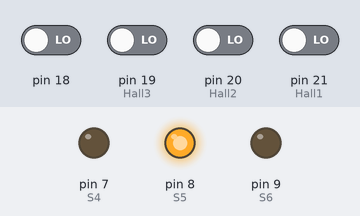
A sketch run on a simulated Arduino Mega 2560, built with avr-gcc and run on an emulated ATmega2560. Parts: output pins drawn as LEDs (lit = HIGH). Inputs (shaded band) come from the test bench; at power-on: pin 18, pin 19 (Hall3), pin 20 (Hall2), pin 21 (Hall1) LOW. Pins used as bus, display or sensor lines are not drawn.

Above: at 1.2 s.
1.3 s: pin 20 (Hall2) driven HIGH
At 2.3 s:
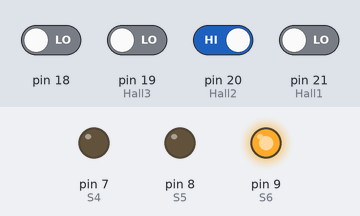
2.8 s: pin 19 (Hall3) driven HIGH
At 3.4 s:
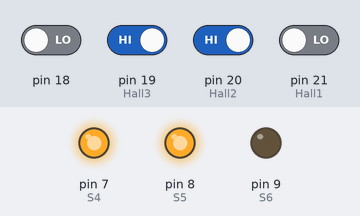
4.3 s: pin 19 (Hall3) driven LOW
At 4.6 s:
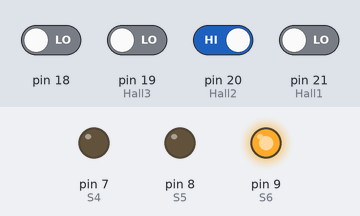
5.8 s: pin 21 (Hall1) driven HIGH
At 6.9 s:
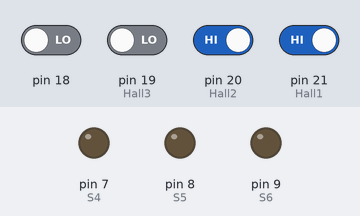
7.3 s: pin 20 (Hall2) driven LOW
At 8.1 s:
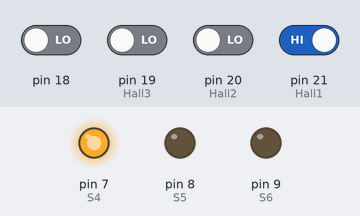
8.8 s: pin 21 (Hall1) driven LOW
At 9.2 s:
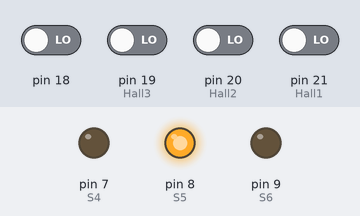
Timing chart, 0 to 11.3 s (numbered marks = the images above; inputs shaded):
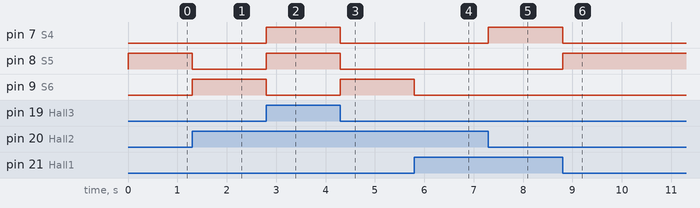

The sketch:

Motor_Driver_UC2950.ino
```cpp
#include <avr/io.h>
#include <avr/interrupt.h>
int a=0,flag=1;
int pwm_value=255;
volatile uint16_t Ticks_new=0,Ticks=0,temp=0,Target_Ticks=315;
volatile float Intg=0;
/*float Kp=0.28,Ki=0,Kd=0.0035,pid=0,dt=0.004096;*/
int Hall1=21,Hall2=20,Hall3=19;
int S1=4,S2=5,S3=6,S4=7,S5=8,S6=9;
bool direction=true;    //1-cw,0-ccw
void Stop(){
  analogWrite(S1,255);
  analogWrite(S3,255);
  analogWrite(S5,255);
  analogWrite(S2,0);
  analogWrite(S4,0);
  analogWrite(S6,0);
}
volatile int HallValue(){
  return((digitalRead(Hall1))+(digitalRead(Hall2)*2)+(digitalRead(Hall3)*4));//Bases are 1,2,4.
}
void Check_PWM_CW(volatile int HallValue){
 switch(HallValue){
   case 0: {
     Stop();
     break;
   }
   case 3: {                                      //0. +. -
     analogWrite(S1,0);
     analogWrite(S2,pwm_value);
     analogWrite(S3,255);
     analogWrite(S4,0);
     analogWrite(S5,0);
     analogWrite(S6,0);
     break;
   }
   case 2: {                                      //-. +. 0
     analogWrite(S1,0);
     analogWrite(S2,0);
     analogWrite(S3,255);
     analogWrite(S4,0);
     analogWrite(S5,0);
     analogWrite(S6,pwm_value);
     break;
    }
   case 6: {                                      //-. 0. +
     analogWrite(S1,0);
     analogWrite(S2,0);
     analogWrite(S3,0);
     analogWrite(S4,pwm_value);
     analogWrite(S5,255);
     analogWrite(S6,0);
     break;
    }
   case 4: {                                      //0. -. +
     analogWrite(S1,0);
     analogWrite(S2,pwm_value);
     analogWrite(S3,0);
     analogWrite(S4,0);
     analogWrite(S5,255);
     analogWrite(S6,0);
     break;
   }
   case 5: {                                      //+. -. 0
     analogWrite(S1,255);
     analogWrite(S2,0);
     analogWrite(S3,0);
     analogWrite(S4,0);
     analogWrite(S5,0);
     analogWrite(S6,pwm_value);
     break;
    }
  case 1: {                                       //+. 0. -
     analogWrite(S1,255);
     analogWrite(S2,0);
     analogWrite(S3,0);
     analogWrite(S4,pwm_value);
     analogWrite(S5,0);
     analogWrite(S6,0);
     break;
   }
  case 7:{
   Stop();
   break;
  }
 }

}
void Check_PWM_CCW(volatile int HallValue){
   switch(HallValue){
   case 0: {
     Stop();
     break;
   }
   case 3: {                                      //0. +. -
     analogWrite(S1,0);
     analogWrite(S2,pwm_value);
     analogWrite(S3,255);
     analogWrite(S4,0);
     analogWrite(S5,0);
     analogWrite(S6,0);
     break;
   }
   case 2: {                                      //-. +. 0
     analogWrite(S1,0);
     analogWrite(S2,0);
     analogWrite(S3,255);
     analogWrite(S4,0);
     analogWrite(S5,0);
     analogWrite(S6,pwm_value);
     break;
    }
   case 6: {                                      //-. 0. +
     analogWrite(S1,0);
     analogWrite(S2,0);
     analogWrite(S3,0);
     analogWrite(S4,pwm_value);
     analogWrite(S5,255);
     analogWrite(S6,0);
     break;
    }
   case 4: {                                      //0. -. +
     analogWrite(S1,0);
     analogWrite(S2,pwm_value);
     analogWrite(S3,0);
     analogWrite(S4,0);
     analogWrite(S5,255);
     analogWrite(S6,0);
     break;
   }
   case 5: {                                      //+. -. 0
     analogWrite(S1,255);
     analogWrite(S2,0);
     analogWrite(S3,0);
     analogWrite(S4,0);
     analogWrite(S5,0);
     analogWrite(S6,pwm_value);
     break;
    }
  case 1: {                                       //+. 0. -
     analogWrite(S1,255);
     analogWrite(S2,0);
     analogWrite(S3,0);
     analogWrite(S4,pwm_value);
     analogWrite(S5,0);
     analogWrite(S6,0);
     break;
   }
  case 7:{
   Stop();
   break;
  }
 }

}
void Init_Pins(){
  pinMode(S1,OUTPUT);
  pinMode(S2,OUTPUT);
  pinMode(S3,OUTPUT);
  pinMode(S4,OUTPUT);
  pinMode(S5,OUTPUT);
  pinMode(S6,OUTPUT);
  pinMode(Hall1,INPUT);
  pinMode(Hall2,INPUT);
  pinMode(Hall3,INPUT);
  pinMode(18,INPUT);
  pinMode(17,INPUT);
}
void Init_Interrupt(){
  sei();
  TCCR1B|=(1<<CS10)|(0<<CS11)|(0<<CS12);
  TCCR2B|=(1<<CS20)|(0<<CS21)|(0<<CS22);
  TCCR3B|=(1<<CS30)|(0<<CS31)|(0<<CS32);
  EIMSK=(1<<INT0)|(1<<INT1)|(1<<INT2)|(1<<INT3);
  EICRA=(1<<ISC00)|(1<<ISC10)|(1<<ISC20)|(1<<ISC30);
}
ISR(INT0_vect){
    if (direction==1)
      Check_PWM_CW(HallValue());
    if (direction==0)
      Check_PWM_CCW(HallValue());
}
ISR(INT1_vect){
    if (direction==1)
      Check_PWM_CW(HallValue());
    if (direction==0)
      Check_PWM_CCW(HallValue());
}
ISR(INT2_vect){
    if (direction==1)
      Check_PWM_CW(HallValue());
    if (direction==0)
      Check_PWM_CCW(HallValue());
}
ISR(INT3_vect){
    Ticks++;
}
ISR(TIMER5_OVF_vect){
  Ticks_new=Ticks-temp;
  temp=Ticks;
  flag=1;
/*  PID();*/
}
void setup() {
  Serial.begin(9600);
  int myTimeout = 1;  // milliseconds for Serial.read
  Serial.setTimeout(myTimeout);
  Init_Pins();
  Init_Interrupt();
  TCCR5A=0;
  TCCR5B=(1<<CS50);//Prescaler=0.
  TIMSK5=(1<<TOIE5);//OVF Interrupt Enable.
  TCNT5=0;
/*  ovf=0;*/
}
void loop(){

/*  while(stream.available()){
    a=stream.read();
    b=a.toInt();
  }

  if(flag==1){
    Serial.println(Ticks_new);
    flag=0;
  }*/
}
/*void PID(){
  Error=Target_Ticks-Ticks_new;
  Intg=Intg+Error*dt;
  pid=pid+(Kp*Error)+(Kd*(Error-Prev_Error)/dt)+Ki*Intg;
  if(pid>255){
    pid=255;
  }
  else if(pid<0){
    pid=0;
  }
   Prev_Error=Error;
   pwm_value=pid;
}*/
```

Receiver_Code.ino
```cpp
#include <avr/io.h>
#define FOSC 16000000
#define BAUD 9600
#define MYUBRR (FOSC/(16*BAUD))-1
int main(void)
{
  DDRD=(1<<DDD6);
  TCCR0A=(1<<COM0A1)|(1<<WGM00)|(1<<WGM01);
  TCCR0B=(1<<CS00);
  USART_Init(MYUBRR);
  while(1)
  {
    OCR0A=USART_Receive();
  }
}
void USART_Init( unsigned int ubrr)
{
 UBRR0H = (unsigned char)(ubrr>>8);
 UBRR0L = (unsigned char)ubrr;
 UCSR0B = (1<<RXEN0)|(1<<TXEN0);
 UCSR0C = (1<<USBS0)|(3<<UCSZ00);
}
unsigned char USART_Receive( void )
{
 while ( !(UCSR0A & (1<<RXC0)) );
 return UDR0;
}
```

Measured:
- after the input at 1.3 s, pin 8 (S5): HIGH → LOW at once; pin 9 (S6): LOW → HIGH at once
- after the input at 2.8 s, pin 7 (S4), pin 8 (S5): LOW → HIGH at once; pin 9 (S6): HIGH → LOW at once
- after the input at 4.3 s, pin 7 (S4), pin 8 (S5): HIGH → LOW at once; pin 9 (S6): LOW → HIGH at once
- after the input at 5.8 s, pin 9 (S6): HIGH → LOW at once
- after the input at 7.3 s, pin 7 (S4): LOW → HIGH at once
- after the input at 8.8 s, pin 7 (S4): HIGH → LOW at once; pin 8 (S5): LOW → HIGH at once
